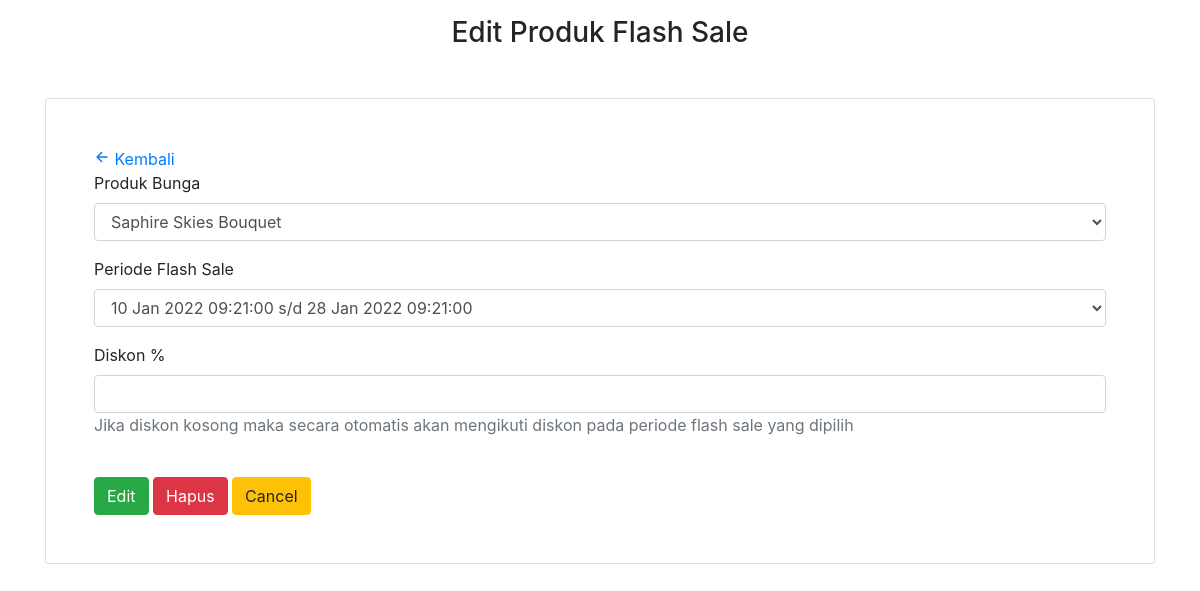
Screenshot of /admin/produk_flashsale/edit.php with the database file from the repository.
### tables this page shows
CREATE TABLE `produk_flashsale` (
  `id_produk_flashsale` bigint(20) UNSIGNED NOT NULL,
  `id_bunga` varchar(20) NOT NULL,
  `id_flash_sale` bigint(20) NOT NULL,
  `diskon` tinyint(4) DEFAULT NULL
);

CREATE TABLE `prodak_bunga` (
  `id_bunga` varchar(20) NOT NULL,
  `id_kategori` varchar(20) NOT NULL,
  `nama_bunga` varchar(255) NOT NULL,
  `harga` int(11) NOT NULL,
  `stok` int(11) NOT NULL,
  `gb_bunga` varchar(200) DEFAULT NULL,
  `created_at` datetime NOT NULL,
  `deskripsi` text NOT NULL
);

CREATE TABLE `flash_sale` (
  `id_flash_sale` bigint(20) NOT NULL,
  `flash_start` datetime NOT NULL,
  `flash_end` datetime NOT NULL,
  `default_discount` tinyint(4) DEFAULT NULL
);

### admin/produk_flashsale/edit.php (the view, shortened to what this page needs)
<?php
require_once '../../koneksi.php';
$data = mysqli_query($koneksi, "
    SELECT pfs.*
    FROM produk_flashsale pfs
    INNER JOIN flash_sale fs ON pfs.id_flash_sale = fs.id_flash_sale
    INNER JOIN prodak_bunga p ON pfs.id_bunga = p.id_bunga
") OR die(mysqli_error($koneksi));
$result = mysqli_fetch_assoc($data);
$flash_sale = mysqli_query($koneksi, "SELECT * FROM flash_sale")
  OR die(mysqli_error($koneksi));
$flash_sale = mysqli_fetch_all($flash_sale, MYSQLI_ASSOC);
$produk_bunga = mysqli_query($koneksi, "SELECT id_bunga, nama_bunga FROM prodak_bunga")
  OR die(mysqli_error($koneksi));
$produk_bunga = mysqli_fetch_all($produk_bunga, MYSQLI_ASSOC);
?>
<!doctype html>
<html lang="en">
<head>
    <link rel="stylesheet" href="https://stackpath.bootstrapcdn.com/bootstrap/4.4.1/css/bootstrap.min.css">
</head>
<body>
<div class="container">
    <h3 class="text-center mt-3 mb-5">Edit Produk Flash Sale</h3>
    <div class="card p-5 mb-5">
        <a href="index.php"><ion-icon name="arrow-back-outline"></ion-icon> Kembali</a>
        <form method="POST" action="proses_edit.php?id=<?php echo $result['id_produk_flashsale'] ?>">
        <div class="form-group">
                <label for="id_bunga">Produk Bunga</label>
                <select class="form-control" name="id_bunga" id="id_bunga" required>
                    <?php foreach ($produk_bunga as $row): ?>
                        <option
                            value="<?php echo $row['id_bunga'] ?>"
                            <?php echo $row['id_bunga'] === $result['id_bunga'] ? 'selected' : '' ?>>
                                <?php echo $row['nama_bunga'] ?>
                        </option>
                    <?php endforeach ?>
                </select>
            </div>
            <div class="form-group">
                <label for="id_flash_sale">Periode Flash Sale</label>
                <select class="form-control" name="id_flash_sale" id="id_flash_sale" required>
                    <?php foreach ($flash_sale as $row):
                        $flash_start = date_format(new DateTime($row['flash_start']), 'j M Y H:i:s');
                        $flash_end = date_format(new DateTime($row['flash_end']), 'j M Y H:i:s');
                    ?>
                        <option
                            value="<?php echo $row['id_flash_sale'] ?>"
                            <?php echo $row['id_flash_sale'] === $result['id_flash_sale'] ? 'selected' : '' ?>>
                                <?php echo $flash_start.' s/d '.$flash_end ?>
                        </option>
                    <?php endforeach ?>
                </select>
            </div>
            <div class="form-group">
                <label for="diskon">Diskon %</label>
                <input
                    type="number"
                    class="form-control"
                    id="diskon"
                    name="diskon"
                    min="0"
                    max="100"
                    value="<?php echo $result['diskon'] ?>">
                <p class="text-muted">Jika diskon kosong maka secara otomatis akan mengikuti diskon pada periode flash sale yang dipilih</p>
            </div>
            <br>
            <button type="submit" class="btn btn-success" name="tambah">Edit</button>
            <button type="reset" class="btn btn-danger" name="reset">Hapus</button>
            <a href="home_admin.php" class="btn btn-warning">Cancel</a>
        </form>
    </div>
</div>
</body>
</html>

### rows the page displays
produk_flashsale: id_bunga "Saphire Skies Bouquet", id_flash_sale "10 Jan 2022 09:21:00 s/d 28 Jan 2022 09:21:00"
